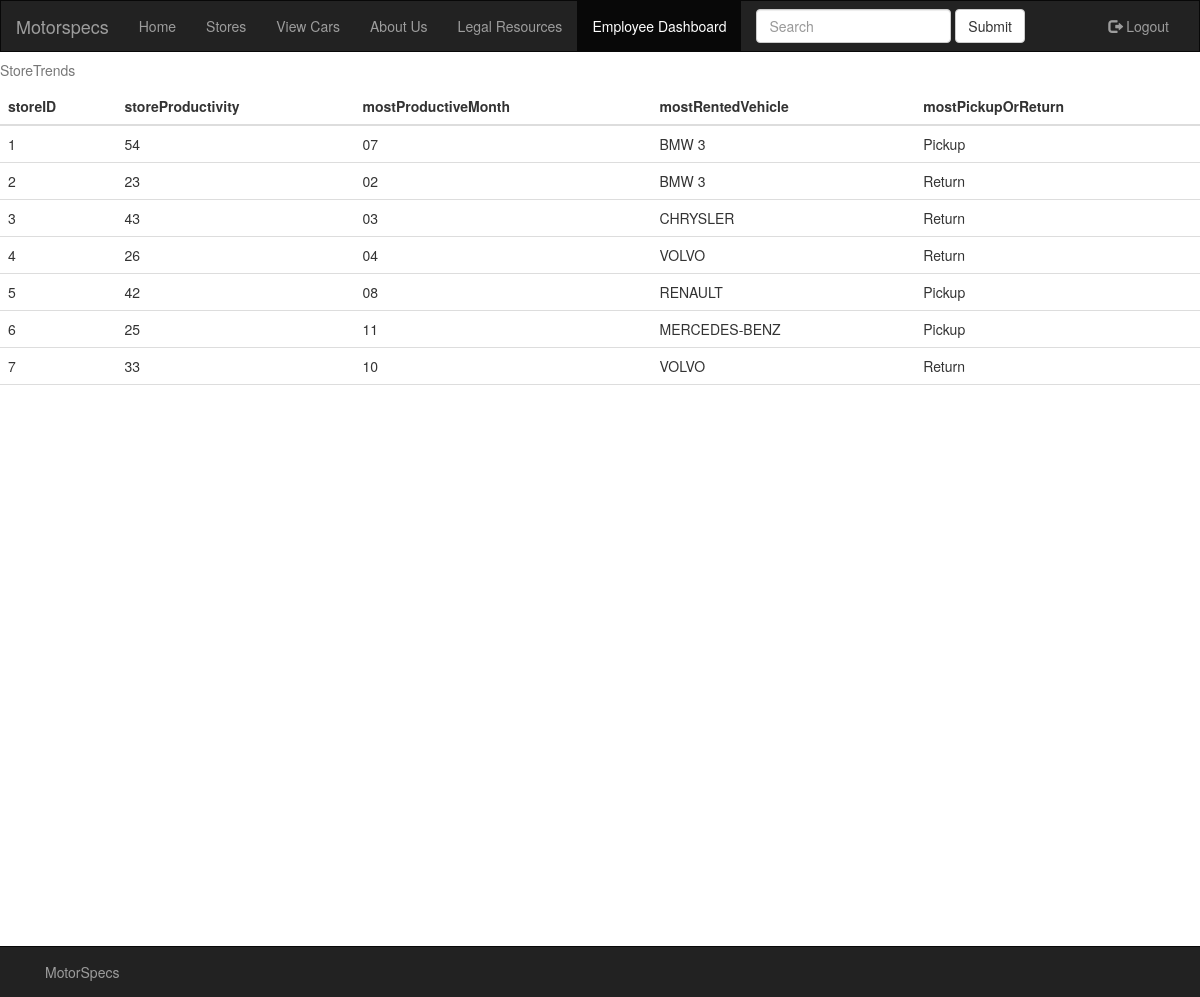
Screenshot of /storetrends/ (signed in) with the database file from the repository.
### index/models.py (models this page shows, shortened)
class StoreTrends(models.Model):
    storeID = models.CharField(max_length=250)
    storeProductivity = models.CharField(max_length=50)
    mostProductiveMonth = models.CharField(max_length=50)
    mostRentedVehicle = models.CharField(max_length=50)
    mostPickupOrReturn = models.CharField(max_length=10)

### DataRepresent/views.py (the view)
# urls.py: path('', views.storetrends),
@login_required
def storetrends(request):
    stores = StoreTrends.objects.all()
    res = []
    for store in stores:
        json = {
            'storeID':str(store.storeID),
            'storeProductivity':store.storeProductivity,
            'mostProductiveMonth':store.mostProductiveMonth,
            'mostRentedVehicle':store.mostRentedVehicle,
            'mostPickupOrReturn':store.mostPickupOrReturn
        }
        res.append(json)
    return render(request, 'storetrends.html', {'store_list':res})

### DataRepresent/templates/storetrends.html
{% extends "base.html" %}
{% block navbuttons %}
        <li><a href="/home/">Home</a></li>
        <li><a href="#">Stores</a></li>
        <li><a href="/vehiclelist/">View Cars</a></li>
        <li><a href="/aboutus/">About Us</a></li>
		<li><a href="/legalresources/">Legal Resources</a></li>
	{% if user.is_authenticated %}
        <li class="active"><a href="/dashboard/">Employee Dashboard</a></li>
      	{% endif %}
{% endblock navbuttons %}
{% block content %}
    <table class="table table-hover">
        <caption>StoreTrends</caption>
        <thead>
            <tr>
                <th>storeID</th>
                <th>storeProductivity</th>
                <th>mostProductiveMonth</th>
                <th>mostRentedVehicle</th>
                <th>mostPickupOrReturn</th>
            </tr>
        </thead>
        <tbody>
            {% for store in store_list %}
            <tr>
                <td>{{ store.storeID }}</td>
                <td>{{ store.storeProductivity }}</td>
                <td>{{ store.mostProductiveMonth }}</td>
                <td>{{ store.mostRentedVehicle }}</td>
                <td>{{ store.mostPickupOrReturn }}</td>
            </tr>
            {% endfor %}
        </tbody>
    </table>
{% endblock content %}

### rows the page displays
StoreTrends: storeProductivity "54", mostProductiveMonth "07", mostRentedVehicle "BMW 3", mostPickupOrReturn "Pickup"
StoreTrends: storeProductivity "23", mostProductiveMonth "02", mostRentedVehicle "BMW 3", mostPickupOrReturn "Return"
StoreTrends: storeProductivity "43", mostProductiveMonth "03", mostRentedVehicle "CHRYSLER", mostPickupOrReturn "Return"
StoreTrends: storeProductivity "26", mostProductiveMonth "04", mostRentedVehicle "VOLVO", mostPickupOrReturn "Return"
StoreTrends: storeProductivity "42", mostProductiveMonth "08", mostRentedVehicle "RENAULT", mostPickupOrReturn "Pickup"
StoreTrends: storeProductivity "25", mostProductiveMonth "11", mostRentedVehicle "MERCEDES-BENZ", mostPickupOrReturn "Pickup"
StoreTrends: storeProductivity "33", mostProductiveMonth "10", mostRentedVehicle "VOLVO", mostPickupOrReturn "Return"

### other values shown
{{ store.storeID }} "1" "2" "3" "4" "5" "6" "7"
